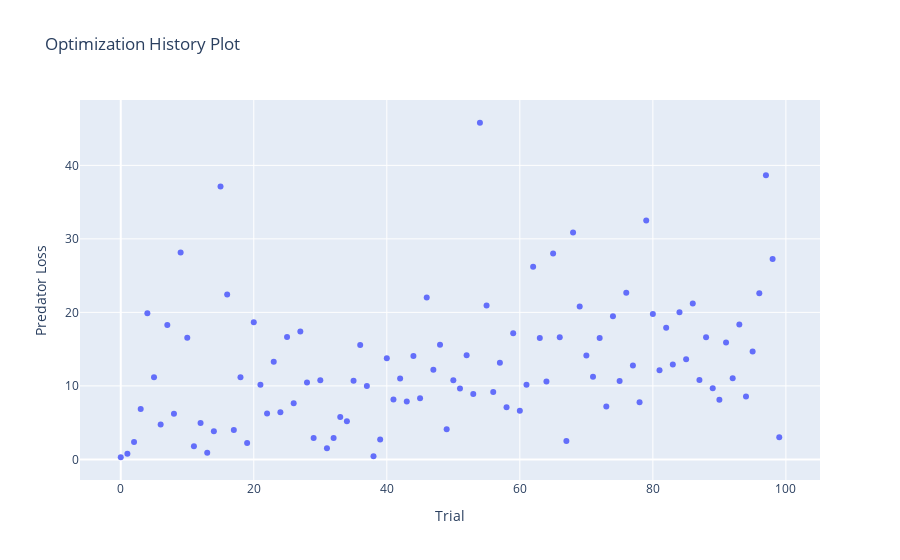
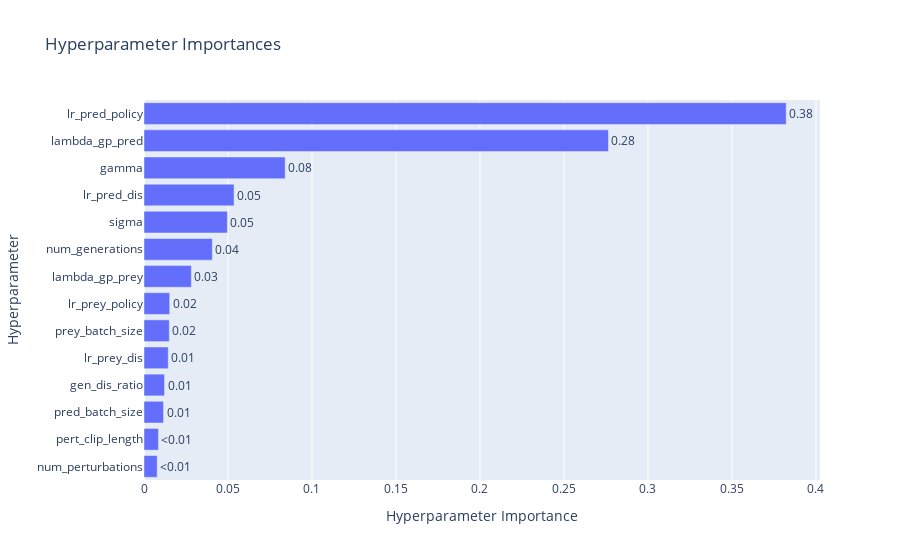
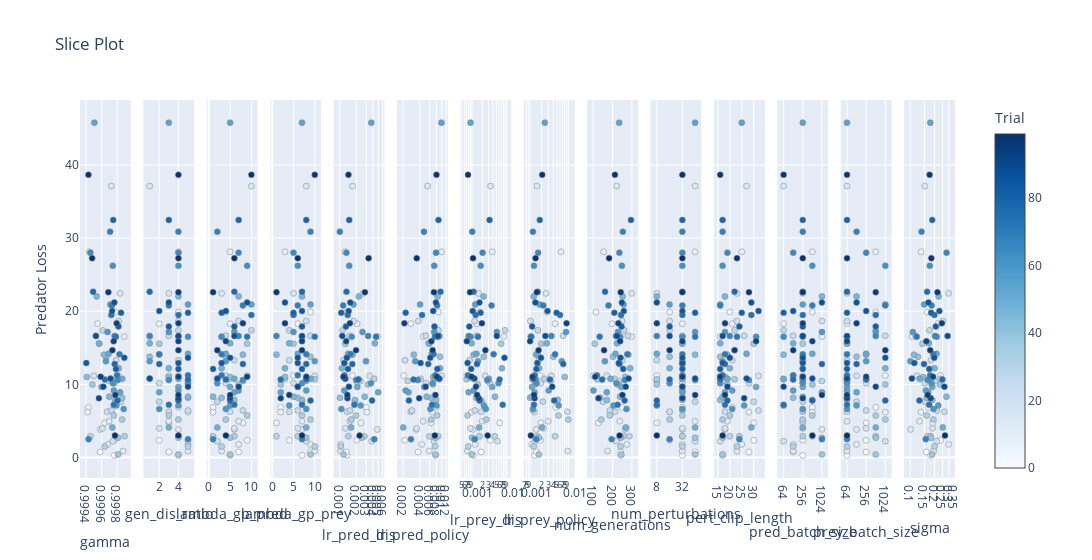
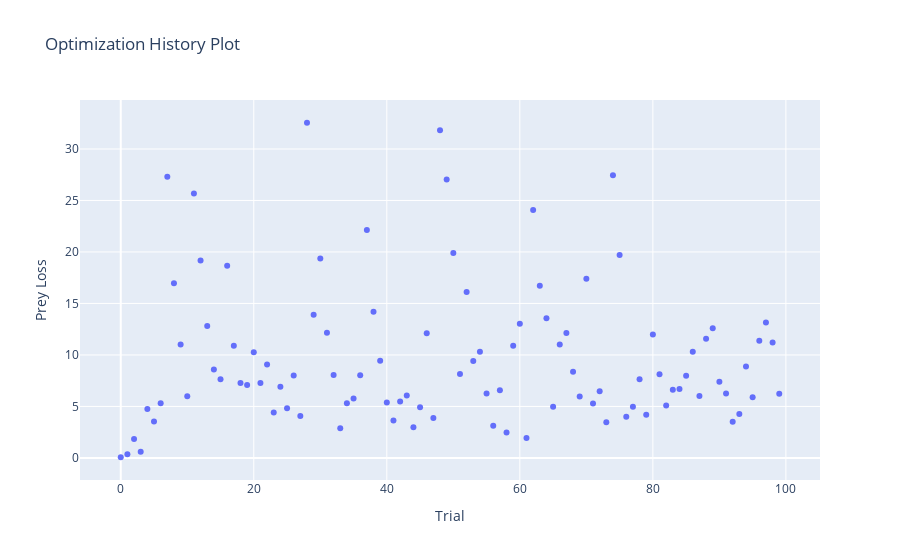

The cell these charts' notebook holds for them, in order:
### Code cell
with open(file_path, "rb") as f:
    study = pickle.load(f)

print("Best hyperparameters:", study.best_trials)

best_trials_path = os.path.join(tuning_path, "best_trials.txt")
os.makedirs(os.path.dirname(best_trials_path), exist_ok=True)
with open(best_trials_path, "w") as f:
    for trial in study.best_trials:
        f.write(str(trial) + "\n\n")

# PREDATOR
fig1 = vis.plot_optimization_history(study, target=lambda t: t.values[0], target_name="Predator Loss")
write_html(fig1, file=os.path.join(tuning_path, "opt_history_predator.html"))
fig1.show()

fig3 = vis.plot_param_importances(study, target=lambda t: t.values[0], target_name="Predator Loss")
write_html(fig3, file=os.path.join(tuning_path, "param_importance_predator.html"))
fig3.show()

fig5 = vis.plot_slice(study, target=lambda t: t.values[0], target_name="Predator Loss")
write_html(fig5, file=os.path.join(tuning_path, "slice_plot_predator.html"))
fig5.show()

fig7 = vis.plot_parallel_coordinate(study, target=lambda t: t.values[0], target_name="Predator Loss")
write_html(fig7, file=os.path.join(tuning_path, "parallel_coordinate_predator.html"))
fig7.show()

fig9 = vis.plot_contour(study, target=lambda t: t.values[0], target_name="Predator Loss")
write_html(fig9, file=os.path.join(tuning_path, "contour_predator.html"))
fig9.show()


# PREY
fig2 = vis.plot_optimization_history(study, target=lambda t: t.values[1], target_name="Prey Loss")
write_html(fig2, file=os.path.join(tuning_path, "opt_history_prey.html"))
fig2.show()

fig4 = vis.plot_param_importances(study, target=lambda t: t.values[1], target_name="Prey Loss")
write_html(fig4, file=os.path.join(tuning_path, "param_importance_prey.html"))
fig4.show()

fig6 = vis.plot_slice(study, target=lambda t: t.values[1], target_name="Prey Loss")
write_html(fig6, file=os.path.join(tuning_path, "slice_plot_prey.html"))
fig6.show()

fig8 = vis.plot_parallel_coordinate(study, target=lambda t: t.values[1], target_name="Prey Loss")
write_html(fig8, file=os.path.join(tuning_path, "parallel_coordinate_prey.html"))
fig8.show()

fig10 = vis.plot_contour(study, target=lambda t: t.values[1], target_name="Prey Loss")
write_html(fig10, file=os.path.join(tuning_path, "contour_prey.html"))
fig10.show()
